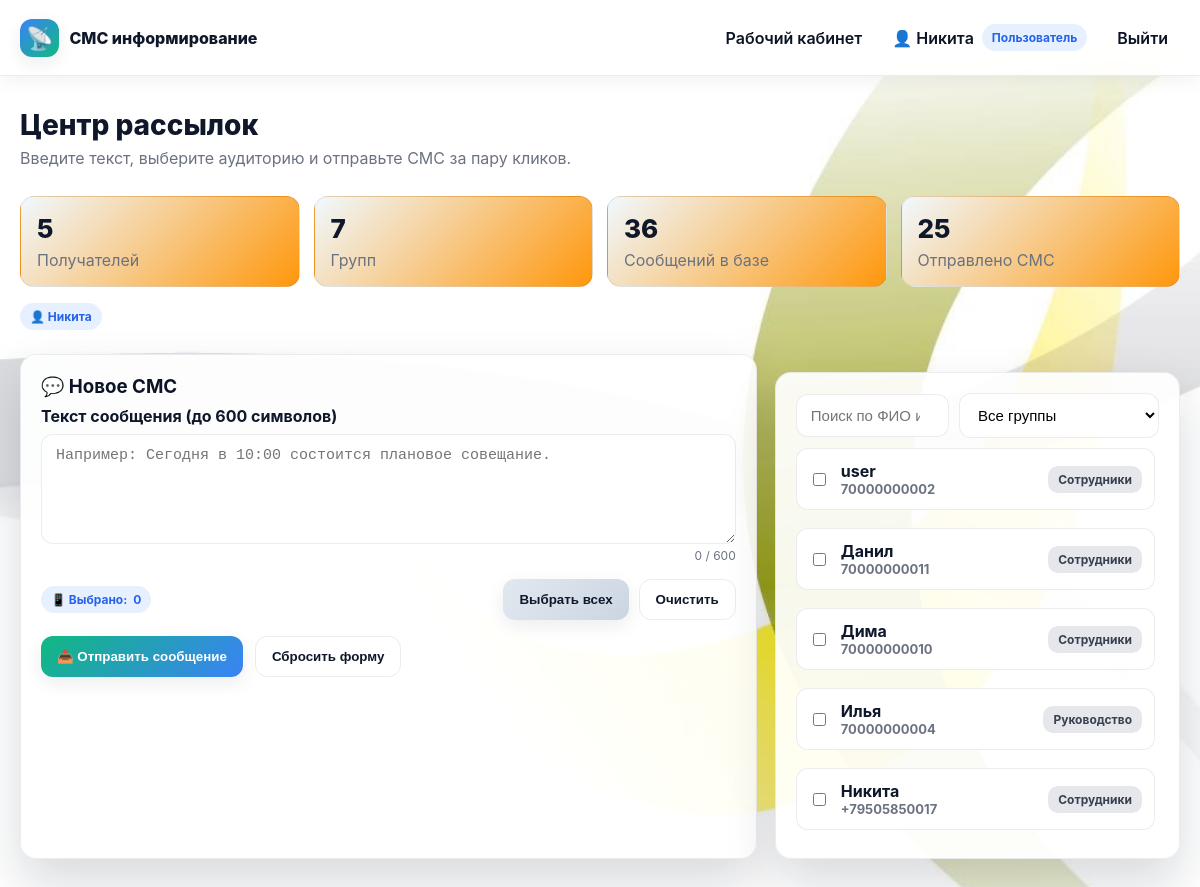
/dashboard.php (signed in), run on an earlier commit of the app's database.
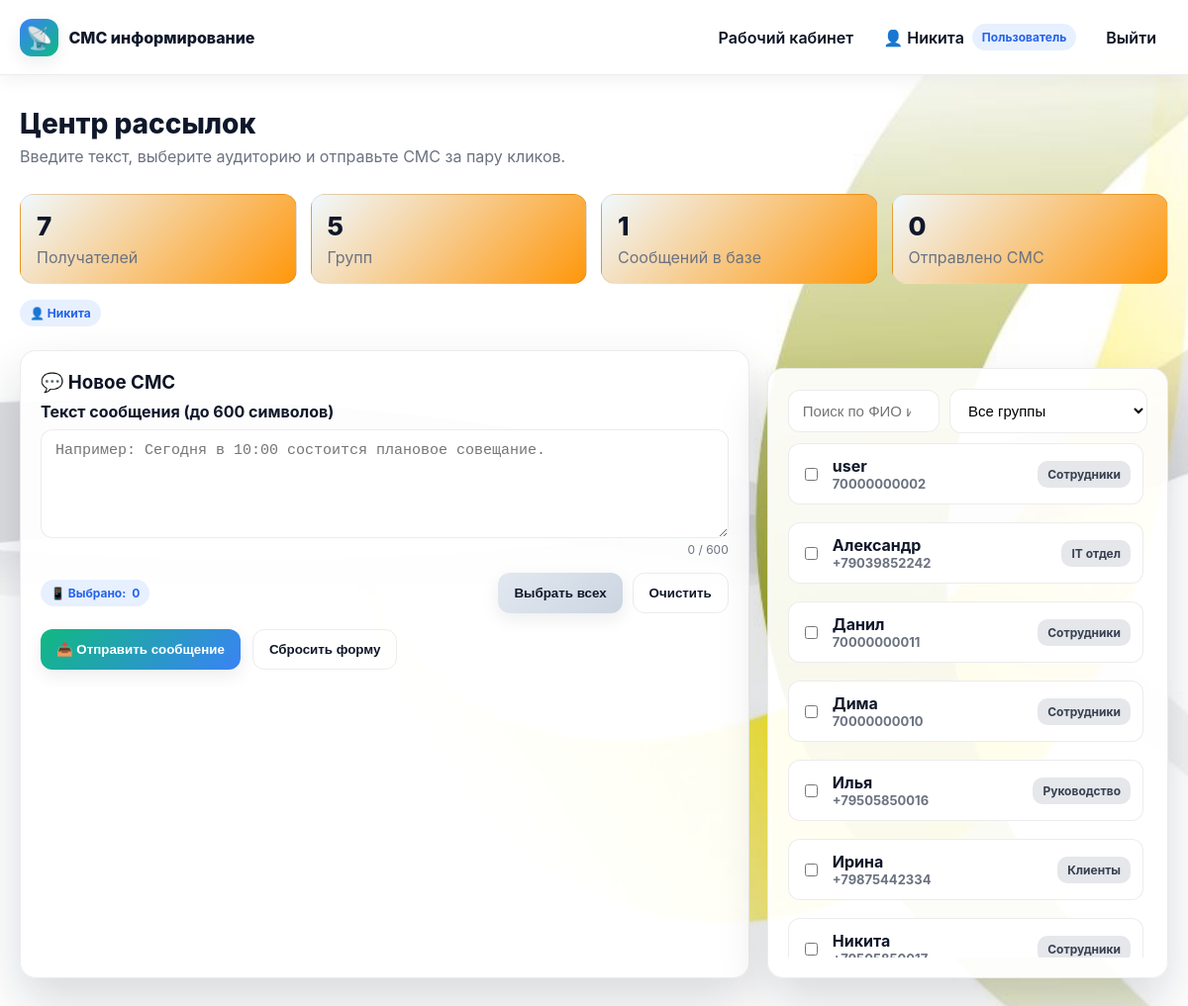
And on a later commit of the database.
### tables this page shows
CREATE TABLE `recipients` (
  `RecipientID` int(11) NOT NULL,
  `PhoneNumber` varchar(15) NOT NULL,
  `FullName` varchar(100) NOT NULL,
  `GroupID` int(2) DEFAULT NULL
);

CREATE TABLE `groups` (
  `GroupID` int(11) NOT NULL,
  `GroupName` varchar(50) NOT NULL
);

### dashboard.php (the view, shortened to what the changed rows need)
<?php
$stats = [
    'recipients' => 0,
    'groups' => 0,
    'messages' => 0,
    'sent' => 0,
];
$recipients = [];
try {
    $conn = connectToDatabase();
    $stats['recipients'] = (int)($conn->query("SELECT COUNT(*) AS c FROM recipients")->fetch_assoc()['c'] ?? 0);
    $stats['groups'] = (int)($conn->query("SELECT COUNT(*) AS c FROM groups")->fetch_assoc()['c'] ?? 0);
    $stats['messages'] = (int)($conn->query("SELECT COUNT(*) AS c FROM messages")->fetch_assoc()['c'] ?? 0);
    $stats['sent'] = (int)($conn->query("SELECT COUNT(*) AS c FROM messagelogs")->fetch_assoc()['c'] ?? 0);
    $recRes = $conn->query("
        SELECT r.RecipientID, r.FullName, r.PhoneNumber, g.GroupName
        FROM recipients r
        LEFT JOIN groups g ON r.GroupID = g.GroupID
        ORDER BY r.FullName
    ");
    while ($row = $recRes->fetch_assoc()) {
        $recipients[] = $row;
    }
} catch (Exception $e) {
    $error = $e->getMessage();
}
?>
<!DOCTYPE html>
<html lang="ru">
<head>
    <link rel="stylesheet" href="styles.css">
</head>
<body class="app-shell">
<div class="container">
    <div class="page-header">
        <h1 class="page-title">Центр рассылок</h1>
    </div>
    <div class="stat-grid">
        <div class="stat-card">
            <div class="stat-value"><?php echo $stats['recipients']; ?></div>
            <div class="stat-label">Получателей</div>
        </div>
        <div class="stat-card">
            <div class="stat-value"><?php echo $stats['groups']; ?></div>
            <div class="stat-label">Групп</div>
        </div>
        <div class="stat-card">
            <div class="stat-value"><?php echo $stats['messages']; ?></div>
            <div class="stat-label">Сообщений в базе</div>
        </div>
        <div class="stat-card">
            <div class="stat-value"><?php echo $stats['sent']; ?></div>
            <div class="stat-label">Отправлено СМС</div>
        </div>
    </div>
    <div class="page-grid">
        <div class="card surface">
            <div class="recipient-list" id="recipientsList">
                <?php if (count($recipients) === 0): ?>
                    <p style="color:#6b7280;">Получатели отсутствуют. Добавьте их через phpMyAdmin или синхронизацию.</p>
                <?php else: ?>
                    <?php foreach ($recipients as $r): ?>
                        <label class="recipient-card"
                               data-name="<?php echo htmlspecialchars(mb_strtolower($r['FullName'])); ?>"
                               data-phone="<?php echo htmlspecialchars($r['PhoneNumber']); ?>"
                               data-group="<?php echo htmlspecialchars(mb_strtolower($r['GroupName'] ?? '')); ?>"
                               data-group-id="<?php echo htmlspecialchars($r['GroupID'] ?? ''); ?>">
                            <input type="checkbox" name="recipients[]" value="<?php echo $r['RecipientID']; ?>">
                            <div class="recipient-meta">
                                <div class="recipient-name"><?php echo htmlspecialchars($r['FullName']); ?></div>
                                <div class="recipient-phone"><?php echo htmlspecialchars($r['PhoneNumber']); ?></div>
                            </div>
                            <?php if (!empty($r['GroupName'])): ?>
                                <span class="badge badge-muted"><?php echo htmlspecialchars($r['GroupName']); ?></span>
                            <?php endif; ?>
                        </label>
                    <?php endforeach; ?>
                <?php endif; ?>
            </div>
        </div>
    </div>
</div>
</body>
</html>

What changed in the data, as far as the page shows it:
added recipients: FullName "Александр", PhoneNumber "+79039852242", GroupID.GroupName "IT отдел"
changed recipients "Илья": PhoneNumber "70000000004" → "+79505850016"
added recipients: FullName "Ирина", PhoneNumber "+79875442334", GroupID.GroupName "Клиенты"
Also different on the page:
$stats['recipients']: "5" → "7"
$stats['groups']: "7" → "5"
$stats['messages']: "36" → "1"
$stats['sent']: "25" → "0"
